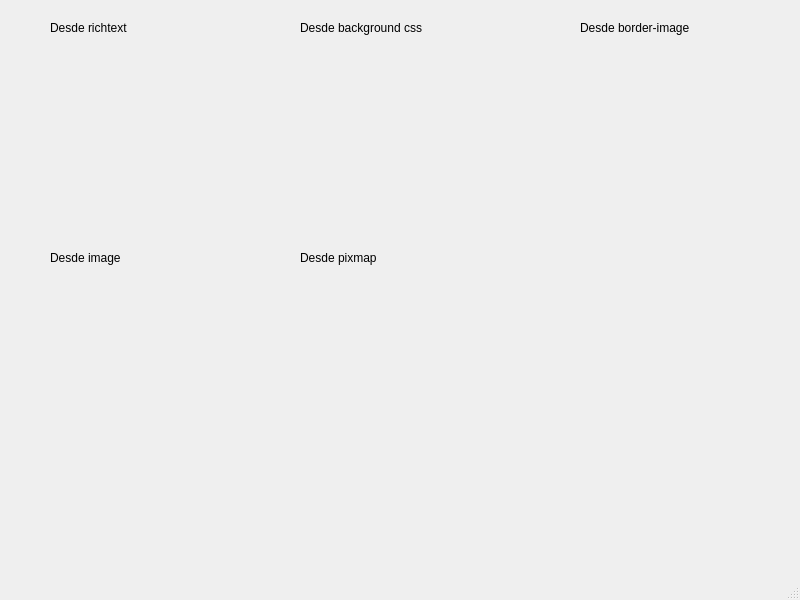
<?xml version="1.0" encoding="UTF-8"?>
<ui version="4.0">
 <class>MainWindow</class>
 <widget class="QMainWindow" name="MainWindow">
  <property name="geometry">
   <rect>
    <x>0</x>
    <y>0</y>
    <width>800</width>
    <height>600</height>
   </rect>
  </property>
  <property name="windowTitle">
   <string>MainWindow</string>
  </property>
  <widget class="QWidget" name="centralwidget">
   <widget class="QLabel" name="label">
    <property name="geometry">
     <rect>
      <x>50</x>
      <y>70</y>
      <width>181</width>
      <height>91</height>
     </rect>
    </property>
    <property name="text">
     <string>&lt;html&gt;&lt;head/&gt;&lt;body&gt;&lt;p&gt;&lt;img src=&quot;:/logos/Imagenes/logoCT.png&quot;/&gt;&lt;/p&gt;&lt;/body&gt;&lt;/html&gt;</string>
    </property>
   </widget>
   <widget class="QLabel" name="label_2">
    <property name="geometry">
     <rect>
      <x>50</x>
      <y>20</y>
      <width>91</width>
      <height>16</height>
     </rect>
    </property>
    <property name="text">
     <string>Desde richtext</string>
    </property>
   </widget>
   <widget class="QLabel" name="label_3">
    <property name="geometry">
     <rect>
      <x>300</x>
      <y>20</y>
      <width>131</width>
      <height>16</height>
     </rect>
    </property>
    <property name="text">
     <string>Desde background css</string>
    </property>
   </widget>
   <widget class="QLabel" name="label_4">
    <property name="geometry">
     <rect>
      <x>300</x>
      <y>70</y>
      <width>181</width>
      <height>91</height>
     </rect>
    </property>
    <property name="styleSheet">
     <string notr="true">background-image: url(:/logos/Imagenes/logoCT.png);</string>
    </property>
    <property name="text">
     <string/>
    </property>
   </widget>
   <widget class="QLabel" name="label_5">
    <property name="geometry">
     <rect>
      <x>580</x>
      <y>70</y>
      <width>181</width>
      <height>91</height>
     </rect>
    </property>
    <property name="styleSheet">
     <string notr="true">border-image: url(:/logos/Imagenes/logoCT.png);</string>
    </property>
    <property name="text">
     <string/>
    </property>
   </widget>
   <widget class="QLabel" name="label_6">
    <property name="geometry">
     <rect>
      <x>580</x>
      <y>20</y>
      <width>121</width>
      <height>16</height>
     </rect>
    </property>
    <property name="text">
     <string>Desde border-image</string>
    </property>
   </widget>
   <widget class="QLabel" name="label_8">
    <property name="geometry">
     <rect>
      <x>50</x>
      <y>250</y>
      <width>121</width>
      <height>16</height>
     </rect>
    </property>
    <property name="text">
     <string>Desde image</string>
    </property>
   </widget>
   <widget class="QLabel" name="label_9">
    <property name="geometry">
     <rect>
      <x>300</x>
      <y>300</y>
      <width>181</width>
      <height>91</height>
     </rect>
    </property>
    <property name="text">
     <string/>
    </property>
    <property name="pixmap">
     <pixmap resource="../recursos.qrc">:/logos/Imagenes/logoCT.png</pixmap>
    </property>
    <property name="scaledContents">
     <bool>true</bool>
    </property>
   </widget>
   <widget class="QLabel" name="label_10">
    <property name="geometry">
     <rect>
      <x>300</x>
      <y>250</y>
      <width>121</width>
      <height>16</height>
     </rect>
    </property>
    <property name="text">
     <string>Desde pixmap</string>
    </property>
   </widget>
   <widget class="QLabel" name="label_7">
    <property name="geometry">
     <rect>
      <x>50</x>
      <y>300</y>
      <width>181</width>
      <height>91</height>
     </rect>
    </property>
    <property name="styleSheet">
     <string notr="true">image: url(:/logos/Imagenes/logoCT.png);</string>
    </property>
    <property name="text">
     <string/>
    </property>
   </widget>
  </widget>
  <widget class="QMenuBar" name="menubar">
   <property name="geometry">
    <rect>
     <x>0</x>
     <y>0</y>
     <width>800</width>
     <height>26</height>
    </rect>
   </property>
  </widget>
  <widget class="QStatusBar" name="statusbar"/>
 </widget>
 <resources>
  <include location="../recursos.qrc"/>
 </resources>
 <connections/>
</ui>
